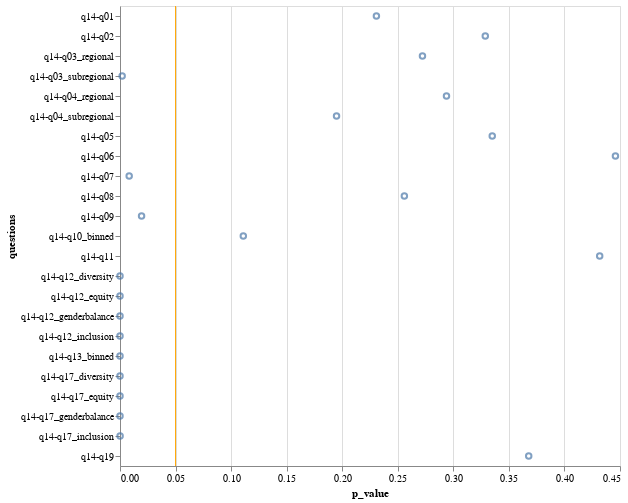

Write notebook code for a chart like this one.
### Code cell
mark = alt.Chart(chi2_data).mark_point().encode(
    alt.X("p_value"),
    alt.Y("questions"),
    tooltip=["questions", "p_value", "dof", "statistic"]
)

rule = (
    alt.Chart()
    .mark_rule(color="orange")
    .encode(x=alt.datum(0.05))
)

(mark + rule).properties(
    width=500,
)

### Figure 1 — Vega-Lite specification as saved in the notebook (floating-point values rounded to 4 significant figures)
{"config": {"view": {"continuousWidth": 300, "continuousHeight": 300}}, "layer": [{"data": {"name": "data-b468d54c65d55af88e2279611353fbc7"}, "mark": {"type": "point"}, "encoding": {"tooltip": [{"field": "questions", "type": "nominal"}, {"field": "p_value", "type": "quantitative"}, {"field": "dof", "type": "quantitative"}, {"field": "statistic", "type": "quantitative"}], "x": {"field": "p_value", "type": "quantitative"}, "y": {"field": "questions", "type": "nominal"}}}, {"data": {"name": "empty"}, "mark": {"type": "rule", "color": "orange"}, "encoding": {"x": {"datum": 0.05}}}], "width": 500, "$schema": "https://vega.github.io/schema/vega-lite/v5.8.0.json", "datasets": {"data-b468d54c65d55af88e2279611353fbc7": [{"questions": "q14-q01", "p_value": 0.2308, "statistic": 46.22, "dof": 40}, {"questions": "q14-q02", "p_value": 0.3288, "statistic": 22.22, "dof": 20}, {"questions": "q14-q05", "p_value": 0.335, "statistic": 32.72, "dof": 30}, {"questions": "q14-q06", "p_value": 0.4459, "statistic": 40.55, "dof": 40}, {"questions": "q14-q07", "p_value": 0.008267, "statistic": 31.2, "dof": 15}, {"questions": "q14-q08", "p_value": 0.2559, "statistic": 29.19, "dof": 25}, {"questions": "q14-q09", "p_value": 0.01942, "statistic": 21.25, "dof": 10}, {"questions": "q14-q11", "p_value": 0.4317, "statistic": 10.1, "dof": 10}, {"questions": "q14-q12_genderbalance", "p_value": 1.667e-40, "statistic": 257.6, "dof": 25}, {"questions": "q14-q12_diversity", "p_value": 3.148e-16, "statistic": 130.4, "dof": 25}, {"questions": "q14-q12_equity", "p_value": 1.521e-10, "statistic": 97.71, "dof": 25}, {"questions": "q14-q12_inclusion", "p_value": 6.152e-12, "statistic": 105.9, "dof": 25}, {"questions": "q14-q17_genderbalance", "p_value": 1.574e-15, "statistic": 104.8, "dof": 15}, {"questions": "q14-q17_diversity", "p_value": 4.07e-12, "statistic": 86.7, "dof": 15}, {"questions": "q14-q17_equity", "p_value": 1.445e-06, "statistic": 55.55, "dof": 15}, {"questions": "q14-q17_inclusion", "p_value": 8.831e-05, "statistic": 44.61, "dof": 15}, {"questions": "q14-q19", "p_value": 0.3678, "statistic": 26.76, "dof": 25}, {"questions": "q14-q03_regional", "p_value": 0.2722, "statistic": 28.8, "dof": 25}, {"questions": "q14-q03_subregional", "p_value": 0.001946, "statistic": 121.4, "dof": 80}, {"questions": "q14-q04_regional", "p_value": 0.2938, "statistic": 28.31, "dof": 25}, {"questions": "q14-q04_subregional", "p_value": 0.1949, "statistic": 95.99, "dof": 85}, {"questions": "q14-q10_binned", "p_value": 0.111, "statistic": 68.07, "dof": 55}, {"questions": "q14-q13_binned", "p_value": 1.895e-38, "statistic": 377.3, "dof": 85}], "empty": [{}]}}
